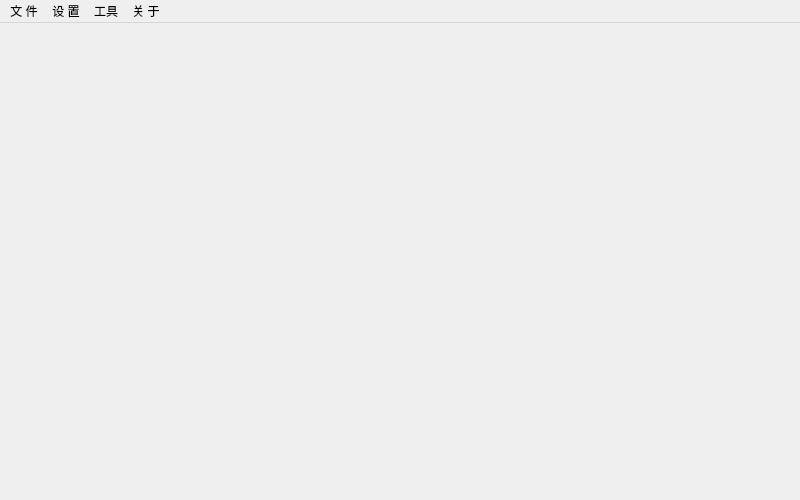
<?xml version="1.0" encoding="UTF-8"?>
<ui version="4.0">
 <class>MainWindow</class>
 <widget class="QMainWindow" name="MainWindow">
  <property name="geometry">
   <rect>
    <x>0</x>
    <y>0</y>
    <width>800</width>
    <height>500</height>
   </rect>
  </property>
  <property name="sizePolicy">
   <sizepolicy hsizetype="Preferred" vsizetype="Preferred">
    <horstretch>0</horstretch>
    <verstretch>0</verstretch>
   </sizepolicy>
  </property>
  <property name="contextMenuPolicy">
   <enum>Qt::NoContextMenu</enum>
  </property>
  <property name="windowTitle">
   <string>ApkFactory安卓Apk批量生成工具</string>
  </property>
  <property name="windowIcon">
   <iconset>
    <normaloff>../Resource/Ico/favicon.ico</normaloff>../Resource/Ico/favicon.ico</iconset>
  </property>
  <widget class="QWidget" name="centralWidget">
   <layout class="QHBoxLayout" name="horizontalLayout_2"/>
  </widget>
  <widget class="QMenuBar" name="menuBar">
   <property name="geometry">
    <rect>
     <x>0</x>
     <y>0</y>
     <width>800</width>
     <height>23</height>
    </rect>
   </property>
   <widget class="QMenu" name="menu_1">
    <property name="title">
     <string>文 件</string>
    </property>
    <addaction name="actionImportDb"/>
    <addaction name="actionExportDb"/>
   </widget>
   <widget class="QMenu" name="menu_3">
    <property name="title">
     <string>关 于</string>
    </property>
    <addaction name="actionHelp"/>
    <addaction name="actionVersion"/>
    <addaction name="actionUpdata"/>
    <addaction name="actionDonate"/>
   </widget>
   <widget class="QMenu" name="menu_2">
    <property name="title">
     <string>设 置</string>
    </property>
    <addaction name="actionSetJdk"/>
    <addaction name="actionSetKey"/>
    <addaction name="actionSourceSetting"/>
    <addaction name="actionDecPkSetting"/>
    <addaction name="actionSetVersion"/>
   </widget>
   <widget class="QMenu" name="menu">
    <property name="title">
     <string>工具</string>
    </property>
    <addaction name="actionDePack"/>
   </widget>
   <addaction name="menu_1"/>
   <addaction name="menu_2"/>
   <addaction name="menu"/>
   <addaction name="menu_3"/>
  </widget>
  <action name="actionHelp">
   <property name="text">
    <string>帮 助</string>
   </property>
   <property name="statusTip">
    <string>帮助信息及文档</string>
   </property>
   <property name="whatsThis">
    <string>帮助信息及文档</string>
   </property>
  </action>
  <action name="actionVersion">
   <property name="text">
    <string>版 本</string>
   </property>
   <property name="statusTip">
    <string>版本信息</string>
   </property>
   <property name="whatsThis">
    <string>版本信息</string>
   </property>
  </action>
  <action name="actionUpdata">
   <property name="text">
    <string>检查更新</string>
   </property>
   <property name="statusTip">
    <string>检查新版本</string>
   </property>
   <property name="whatsThis">
    <string>检查新版本</string>
   </property>
  </action>
  <action name="actionSetJdk">
   <property name="text">
    <string>设置jdk路径</string>
   </property>
   <property name="statusTip">
    <string>设置你的java sdk 路径</string>
   </property>
   <property name="whatsThis">
    <string>设置你的java sdk 路径</string>
   </property>
  </action>
  <action name="actionImportDb">
   <property name="text">
    <string>导入数据</string>
   </property>
   <property name="statusTip">
    <string>导出设置的数据</string>
   </property>
   <property name="whatsThis">
    <string>导出设置的数据</string>
   </property>
  </action>
  <action name="actionExportDb">
   <property name="text">
    <string>导出数据</string>
   </property>
   <property name="statusTip">
    <string>导入设置的数据</string>
   </property>
   <property name="whatsThis">
    <string>导入设置的数据</string>
   </property>
  </action>
  <action name="actionSetKey">
   <property name="text">
    <string>设置密钥</string>
   </property>
   <property name="statusTip">
    <string>设置打包用的公私密钥</string>
   </property>
   <property name="whatsThis">
    <string>设置打包用的公私密钥</string>
   </property>
  </action>
  <action name="actionSourceSetting">
   <property name="text">
    <string>源码打包设置</string>
   </property>
   <property name="statusTip">
    <string>通过设置源码位置来打包</string>
   </property>
   <property name="whatsThis">
    <string>通过设置源码位置来打包</string>
   </property>
  </action>
  <action name="actionDecPkSetting">
   <property name="text">
    <string>反编译打包设置</string>
   </property>
   <property name="statusTip">
    <string>通过反编译打好的apk来重新批量打包</string>
   </property>
   <property name="whatsThis">
    <string>通过反编译打好的apk来重新批量打包</string>
   </property>
  </action>
  <action name="actionSetVersion">
   <property name="text">
    <string>设置版本号</string>
   </property>
   <property name="statusTip">
    <string>设置打包的版本号</string>
   </property>
  </action>
  <action name="actionDonate">
   <property name="text">
    <string>捐赠</string>
   </property>
   <property name="statusTip">
    <string>支持作者</string>
   </property>
   <property name="whatsThis">
    <string>支持作者</string>
   </property>
  </action>
  <action name="actionDePack">
   <property name="text">
    <string>拆包工具</string>
   </property>
   <property name="statusTip">
    <string>拆解Apk工具</string>
   </property>
   <property name="whatsThis">
    <string>拆解Apk工具</string>
   </property>
  </action>
 </widget>
 <layoutdefault spacing="6" margin="11"/>
 <resources/>
 <connections/>
</ui>
